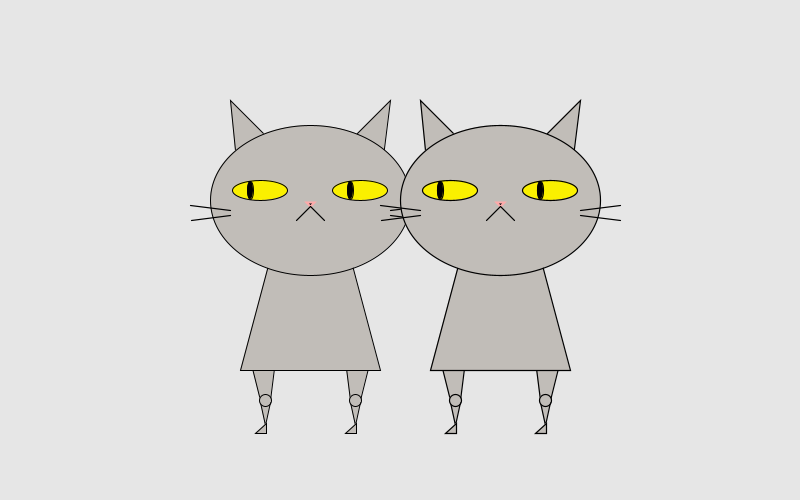
Frame 1 (no input)
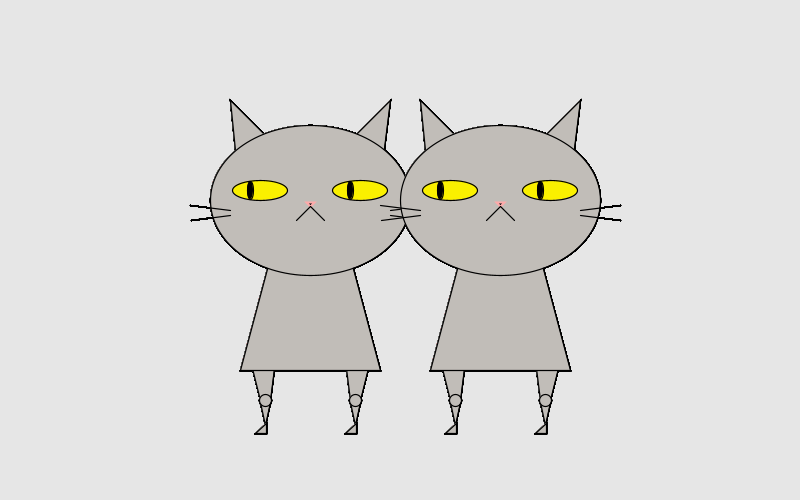
Frame 60 (the mouse pressed at the canvas centre just before this capture)
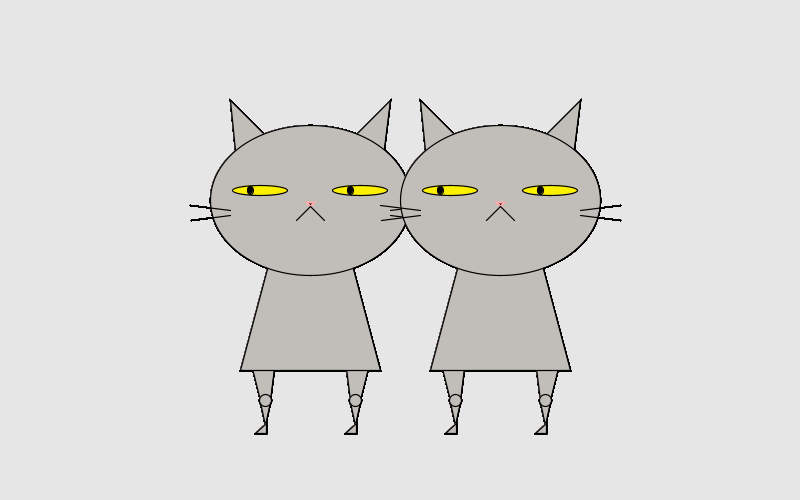
Frame 120 (the mouse held since frame 60 and released just before this capture)

The Processing sketch that drew these frames (run headless with seeded random() and noise(); from frame 60 on, the mouse is pressed at the canvas centre):

// Processing sketch: processing_137778
// ── processing_137778.pde

class Cat {
  int k;
  int l;
  float moveX;
  //some parts are moving, still gonna need a void move.
  Cat(int tempK, int tempL, int tempX) {
    k = tempK;
    l = tempL;
    moveX = tempX;
  }

  void move() {
    if (mousePressed == true) {
      k = 10;
    }
    else if (mousePressed == false) {
      k = 20;
    }
    
  }
  
  void blush() {
    if (keyPressed) {
      noStroke();
      fill(242, 159, 159, 100);
      ellipse(185 + moveX, 215, 35, 25);
      ellipse(315 + moveX, 215, 35, 25);
      //ellipse(250, 200, 200, 150); //head
      stroke(0, 0, 0);
      strokeWeight(1.2);
    }
  }
  

  void display() {
    fill(193, 189, 184);
    triangle(170 + moveX, 100, 250 + moveX, 180, 180 + moveX, 200); //left ear
    triangle(330 + moveX, 100, 250 + moveX, 180, 320 + moveX, 180); // right ear
    quad(190 + moveX, 360, 215 + moveX, 360, 210 + moveX, 400, 200 + moveX, 400); //left leg
    quad(310 + moveX, 360, 285 + moveX, 360, 290 + moveX, 400, 300 + moveX, 400); //right leg
    triangle(210 + moveX, 402, 200 + moveX, 402, 205 + moveX, 425); //left calf
    triangle(290 + moveX, 402, 300 + moveX, 402, 295 + moveX, 425); //right calf
    triangle(206 + moveX, 423, 195 + moveX, 433, 206 + moveX, 433);
    triangle(296 + moveX, 423, 285 + moveX, 433, 296 + moveX, 433); // right foot
    //noStroke();
    ellipse(205 + moveX, 400, 12, 12); //left knee
    ellipse(295 + moveX, 400, 12, 12); //right knee
    //stroke(0,0,0);
    quad(220 + moveX, 220, 280 + moveX, 220, 320 + moveX, 370, 180 + moveX, 370); //torso
    ellipse(250 + moveX, 200, 200, 150); //head
    fill(250, 240, 0);
    ellipse(200 + moveX, 190, l, k); //left eye
    ellipse(300 + moveX, 190, l, k); //right eye
    fill(0, 0, 0);
    /*for(int j = 188; j < width/2; //need to figure out how to move the eyes
     for(mouseX < (width/2)){
     for(mouseX > 188){
     int j = mouseX;
     }
     }
     */
    if (mouseX <= width/2 - 25 + moveX) {
      ellipse(190 + moveX, 190, 6, k-2); //left pupil originall
      ellipse(290 + moveX, 190, 6, k-2); //right pupil
    }
    else if (mouseX >= width/2 +25 + moveX) {
      ellipse(215 + moveX, 190, 6, k-3); //left pupil originall
      ellipse(315 + moveX, 190, 6, k-3);
    }
    else {
      ellipse(205 + moveX, 190, 6, k-2);
      ellipse(305 + moveX, 190, 6, k-2);
    }

    strokeWeight(2);
    stroke(254, 170, 170);
    triangle(246 + moveX, 202, 254 + moveX, 202, 250 + moveX, 206);
    strokeWeight(1.2);
    stroke(0, 0, 0);
    line(250 + moveX, 206, 236 + moveX, 220); //mouthleft
    line(250 + moveX, 206, 264 + moveX, 220); //mouthright
    line(170 + moveX, 210, 130 + moveX, 205); //whisker upper left
    line(170 + moveX, 215, 131 + moveX, 220); //whisker lower left
    line(330 + moveX, 210, 370 + moveX, 205); //whisker upper right
    line(330 + moveX, 215, 370 + moveX, 220); //whisker lower right
  }
}

Cat cat;
Cat meow;

void setup() {
  size(800, 500);
  background(230);
  smooth();
  cat = new Cat(20, 55, 60);
  meow = new Cat(20, 55, 250);
  
}

void draw() {
  cat.move();
  cat.display();
  meow.move();
  meow.display();
  cat.blush();
  meow.blush();
}
